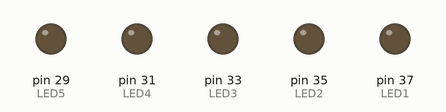
Simulated run of this program. Board: Raspberry Pi (header pin numbers). On the bench: output pins drawn as LEDs (lit = HIGH). At 16.0 s the program stops and its outputs stay as they are.

Above: at 0.1 s.
At 1.6 s:
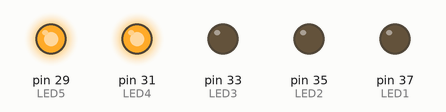
At 3.6 s:
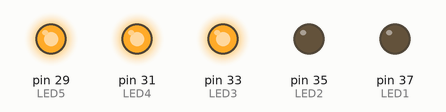
At 7.6 s:
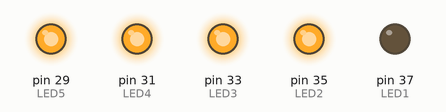
At 11.6 s:
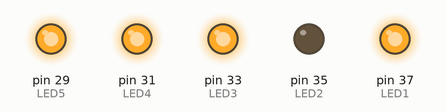
At 15.6 s:
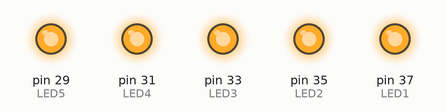
Timing chart, 0 to 17.1 s (numbered marks = the images above):
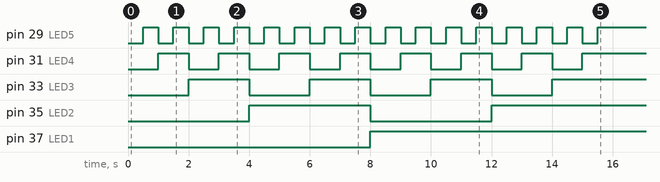

The program:

10.BinaryCounter_5digit.py
```python
import RPi.GPIO as GPIO # Import Raspberry Pi GPIO Library
from time import sleep

LED1 = 37
LED2 = 35
LED3 = 33
LED4 = 31
LED5 = 29
ON = 1
OFF = 0

GPIO.setwarnings(False) #IGNORE WARNING FOR NOW
GPIO.setmode(GPIO.BOARD) #USE PHYSICAL NUMBERING SYSTEM
GPIO.setup(LED1, GPIO.OUT, initial= GPIO.LOW)
GPIO.setup(LED2, GPIO.OUT, initial= GPIO.LOW)
GPIO.setup(LED3, GPIO.OUT, initial= GPIO.LOW)
GPIO.setup(LED4, GPIO.OUT, initial= GPIO.LOW)
GPIO.setup(LED5, GPIO.OUT, initial= GPIO.LOW)

try:
    # Count Decimal 0
    GPIO.output(LED1, 0)
    GPIO.output(LED2, 0)
    GPIO.output(LED3, 0)
    GPIO.output(LED4, 0)
    GPIO.output(LED5, 0)
    sleep(0.5)

    GPIO.output(LED1, 0)
    GPIO.output(LED2, 0)
    GPIO.output(LED3, 0)
    GPIO.output(LED4, 0)
    GPIO.output(LED5, 1)
    sleep(0.5)

    GPIO.output(LED1, 0)
    GPIO.output(LED2, 0)
    GPIO.output(LED3, 0)
    GPIO.output(LED4, 1)
    GPIO.output(LED5, 0)
    sleep(0.5)

    GPIO.output(LED1, 0)
    GPIO.output(LED2, 0)
    GPIO.output(LED3, 0)
    GPIO.output(LED4, 1)
    GPIO.output(LED5, 1)
    sleep(0.5)

    GPIO.output(LED1, 0)
    GPIO.output(LED2, 0)
    GPIO.output(LED3, 1)
    GPIO.output(LED4, 0)
    GPIO.output(LED5, 0)
    sleep(0.5)

    GPIO.output(LED1, 0)
    GPIO.output(LED2, 0)
    GPIO.output(LED3, 1)
    GPIO.output(LED4, 0)
    GPIO.output(LED5, 1)
    sleep(0.5)

    GPIO.output(LED1, 0)
    GPIO.output(LED2, 0)
    GPIO.output(LED3, 1)
    GPIO.output(LED4, 1)
    GPIO.output(LED5, 0)
    sleep(0.5)

    GPIO.output(LED1, 0)
    GPIO.output(LED2, 0)
    GPIO.output(LED3, 1)
    GPIO.output(LED4, 1)
    GPIO.output(LED5, 1)
    sleep(0.5)

    GPIO.output(LED1, 0)
    GPIO.output(LED2, 1)
    GPIO.output(LED3, 0)
    GPIO.output(LED4, 0)
    GPIO.output(LED5, 0)
    sleep(0.5)
    GPIO.output(LED1, 0)
    GPIO.output(LED2, 1)
    GPIO.output(LED3, 0)
    GPIO.output(LED4, 0)
    GPIO.output(LED5, 1)
    sleep(0.5)
    GPIO.output(LED1, 0)
    GPIO.output(LED2, 1)
    GPIO.output(LED3, 0)
    GPIO.output(LED4, 1)
    GPIO.output(LED5, 0)
    sleep(0.5)

    GPIO.output(LED1, 0)
    GPIO.output(LED2, 1)
    GPIO.output(LED3, 0)
    GPIO.output(LED4, 1)
    GPIO.output(LED5, 1)
    sleep(0.5)

    GPIO.output(LED1, 0)
    GPIO.output(LED2, 1)
    GPIO.output(LED3, 1)
    GPIO.output(LED4, 0)
    GPIO.output(LED5, 0)
    sleep(0.5)
    GPIO.output(LED1, 0)
    GPIO.output(LED2, 1)
    GPIO.output(LED3, 1)
    GPIO.output(LED4, 0)
    GPIO.output(LED5, 1)
    sleep(0.5)

    GPIO.output(LED1, 0)
    GPIO.output(LED2, 1)
    GPIO.output(LED3, 1)
    GPIO.output(LED4, 1)
    GPIO.output(LED5, 0)
    sleep(0.5)
    GPIO.output(LED1, 0)
    GPIO.output(LED2, 1)
    GPIO.output(LED3, 1)
    GPIO.output(LED4, 1)
    GPIO.output(LED5, 1)
    sleep(0.5)


    GPIO.output(LED1, 1)
    GPIO.output(LED2, 0)
    GPIO.output(LED3, 0)
    GPIO.output(LED4, 0)
    GPIO.output(LED5, 0)
    sleep(0.5)


    GPIO.output(LED1, 1)
    GPIO.output(LED2, 0)
    GPIO.output(LED3, 0)
    GPIO.output(LED4, 0)
    GPIO.output(LED5, 1)
    sleep(0.5)


    GPIO.output(LED1, 1)
    GPIO.output(LED2, 0)
    GPIO.output(LED3, 0)
    GPIO.output(LED4, 1)
    GPIO.output(LED5, 0)
    sleep(0.5)


    GPIO.output(LED1, 1)
    GPIO.output(LED2, 0)
    GPIO.output(LED3, 0)
    GPIO.output(LED4, 1)
    GPIO.output(LED5, 1)
    sleep(0.5)


    GPIO.output(LED1, 1)
    GPIO.output(LED2, 0)
    GPIO.output(LED3, 1)
    GPIO.output(LED4, 0)
    GPIO.output(LED5, 0)
    sleep(0.5)


    GPIO.output(LED1, 1)
    GPIO.output(LED2, 0)
    GPIO.output(LED3, 1)
    GPIO.output(LED4, 0)
    GPIO.output(LED5, 1)
    sleep(0.5)


    GPIO.output(LED1, 1)
    GPIO.output(LED2, 0)
    GPIO.output(LED3, 1)
    GPIO.output(LED4, 1)
    GPIO.output(LED5, 0)
    sleep(0.5)


    GPIO.output(LED1, 1)
    GPIO.output(LED2, 0)
    GPIO.output(LED3, 1)
    GPIO.output(LED4, 1)
    GPIO.output(LED5, 1)
    sleep(0.5)


    GPIO.output(LED1, 1)
    GPIO.output(LED2, 1)
    GPIO.output(LED3, 0)
    GPIO.output(LED4, 0)
    GPIO.output(LED5, 0)
    sleep(0.5)

    GPIO.output(LED1, 1)
    GPIO.output(LED2, 1)
    GPIO.output(LED3, 0)
    GPIO.output(LED4, 0)
    GPIO.output(LED5, 1)
    sleep(0.5)


    GPIO.output(LED1, 1)
    GPIO.output(LED2, 1)
    GPIO.output(LED3, 0)
    GPIO.output(LED4, 1)
    GPIO.output(LED5, 0)
    sleep(0.5)


    GPIO.output(LED1, 1)
    GPIO.output(LED2, 1)
    GPIO.output(LED3, 0)
    GPIO.output(LED4, 1)
    GPIO.output(LED5, 1)
    sleep(0.5)

    GPIO.output(LED1, 1)
    GPIO.output(LED2, 1)
    GPIO.output(LED3, 1)
    GPIO.output(LED4, 0)
    GPIO.output(LED5, 0)
    sleep(0.5)


    GPIO.output(LED1, 1)
    GPIO.output(LED2, 1)
    GPIO.output(LED3, 1)
    GPIO.output(LED4, 0)
    GPIO.output(LED5, 1)
    sleep(0.5)

    GPIO.output(LED1, 1)
    GPIO.output(LED2, 1)
    GPIO.output(LED3, 1)
    GPIO.output(LED4, 1)
    GPIO.output(LED5, 0)
    sleep(0.5)


    GPIO.output(LED1, 1)
    GPIO.output(LED2, 1)
    GPIO.output(LED3, 1)
    GPIO.output(LED4, 1)
    GPIO.output(LED5, 1)
    sleep(0.5)

except KeyboardInterrupt:
    GPIO.cleanup()
```

Measured:
- by itself, pin 29 (LED5): alternates HIGH for 0.50 s and LOW for 0.50 s, 31 changes in all, then stays HIGH
- by itself, pin 31 (LED4): alternates HIGH for 1.0 s and LOW for 1.0 s, 15 changes in all, then stays HIGH
- by itself, pin 33 (LED3): alternates HIGH for 2.0 s and LOW for 2.0 s, 7 changes in all, then stays HIGH
- by itself, pin 35 (LED2): LOW → HIGH at 4.0 s, → LOW 4.0 s later, → HIGH 4.0 s later
- by itself, pin 37 (LED1): LOW → HIGH at 8.0 s
